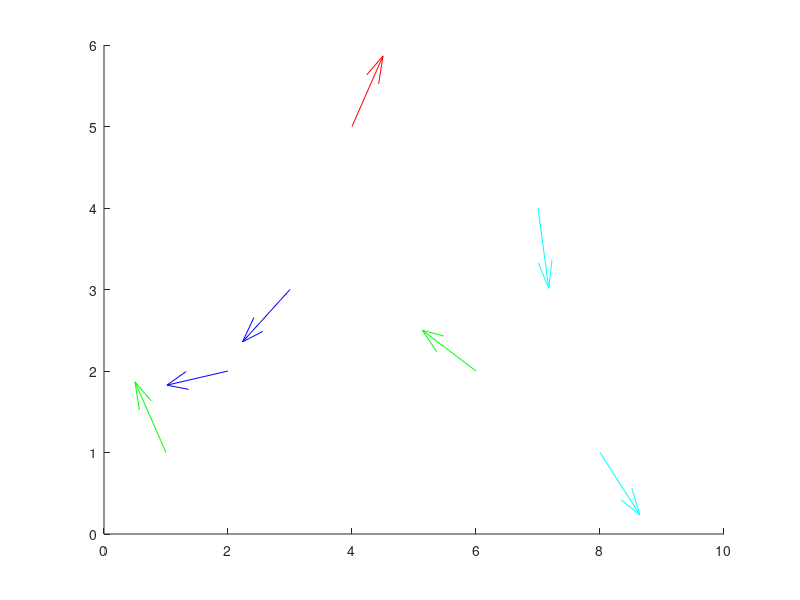

Write MATLAB code to recreate this figure.
clear; clc; close all
% Arrows in the following
% red = 0 to 90 degrees (counterclockwise)
% green = 91 to 180 degrees
% blue = 181 to 270 degrees
% cyan = 271 to 360 degrees
% Data is organize as (x, y, theta in degrees)
data = [1 1 120
       2 2 190
       3 3 220
       4 5 60
       6 2 150
       7 4 280
       8 1 310];
% Plot to figure 1
figure(1);
% Identify data from 1st quadrant and store in q1, identify data from 2nd quadrant
% goes to q2, and so on. A value of 1 indicates it is in the quadrant, 0 otherwise
q1 = (data(:,3) <= 90);
q2 = (data(:,3) > 90)  .* (data(:,3) <= 180);
q3 = (data(:,3) > 180) .* (data(:,3) <= 270);
q4 = (data(:,3) > 271) .* (data(:,3) <= 360);
hold on; 
% See DOC QUIVER
% Use QUIVER to specify the start point (tail of the arrow) and direction based on angle
% q1, q2, q3, and q4 are used to generate four different QUIVER handles (h1, h2, h3, and h4)
% This is necessary for varying colors based on direction
% Based on equations: x = x0 + r*cos(theta), y = y0 + r*sin(theta)
% In the usage below, x0 = data(:,1), y0 = data(:,2), theta = data(:,3) * pi / 180
% Can also specify a scale factor as the last argument to quiver (not specified below)
h1 = quiver(data(q1 == 1,1), data(q1 == 1,2), cos(data(q1 == 1,3) * pi/180), sin(data(q1 == 1,3) * pi/180));
h2 = quiver(data(q2 == 1,1), data(q2 == 1,2), cos(data(q2 == 1,3) * pi/180), sin(data(q2 == 1,3) * pi/180)); % sin is negative in 2nd quadrant
h3 = quiver(data(q3 == 1,1), data(q3 == 1,2), cos(data(q3 == 1,3) * pi/180), sin(data(q3 == 1,3) * pi/180));
h4 = quiver(data(q4 == 1,1), data(q4 == 1,2), cos(data(q4 == 1,3) * pi/180), sin(data(q4 == 1,3) * pi/180)); % cos is negative in 4th quadrant
% Set colors to red for 1st quadrant, blue for 2nd, green for 3rd, cyan for 4th
% Also, turn scaling off. get(h1) will return additional property-value pairs
set(h1, 'Color', [1 0 0], 'AutoScale', 'off')
set(h2, 'Color', [0 1 0], 'AutoScale', 'off')
set(h3, 'Color', [0 0 1], 'AutoScale', 'off')
set(h4, 'Color', [0 1 1], 'AutoScale', 'off')
% Done plotting
hold off;